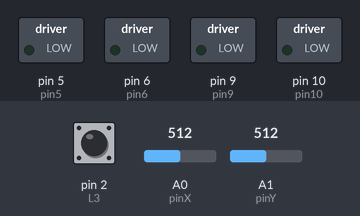
Recording of a sketch running on a simulated Arduino Uno, built with avr-gcc and run on an emulated ATmega328P. Parts: switched loads named in the sketch (green lamp = pin HIGH). The inputs (shaded band) are chosen by the test bench; at power-on: A0 (pinX) = 512, A1 (pinY) = 512, pin 2 (L3) HIGH. What the sketch prints to the serial monitor is not drawn.

Above: at 6.2 s.
6.3 s: A0 (pinX) set to 716
At 7.3 s:
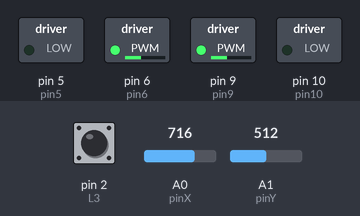
7.8 s: A1 (pinY) set to 716
At 8.4 s:
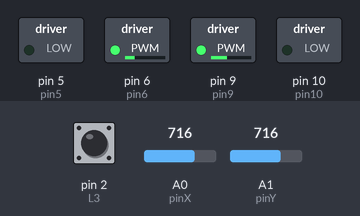
9.3 s: A0 (pinX) set to 900
At 9.6 s:
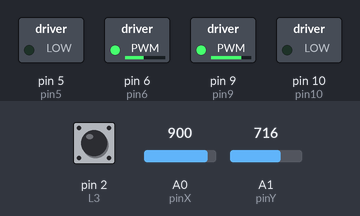
10.8 s: A1 (pinY) set to 900
At 11.9 s:
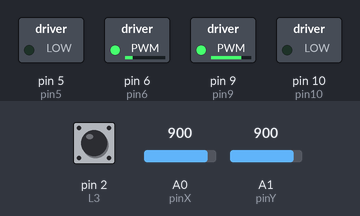
12.3 s: A1 (pinY) set to 1023
At 13.1 s:
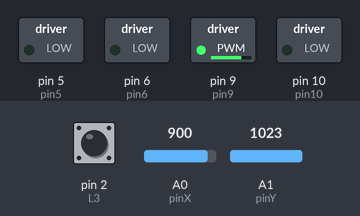
13.8 s: A0 (pinX) set to 502
At 14.2 s:
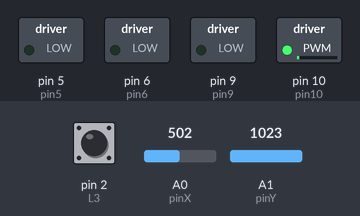
Timing chart, 0 to 16.3 s (numbered marks = the images above; inputs shaded):
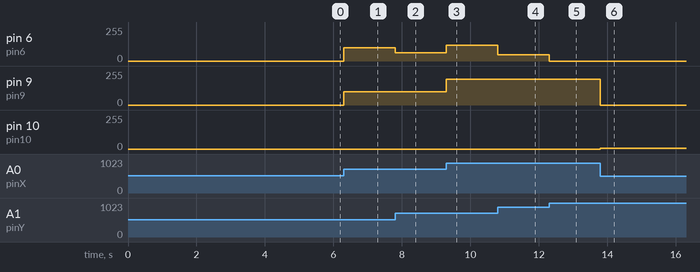

Measured:
- after the input at 6.3 s, pin 6 (pin6), pin 9 (pin9): 0/255 → 101/255 at once
- after the input at 7.8 s, pin 6 (pin6): 101/255 → 61/255 at once
- after the input at 9.3 s, pin 6 (pin6): 61/255 → 117/255 at once; pin 9 (pin9): 101/255 → 193/255 at once
- after the input at 10.8 s, pin 6 (pin6): 117/255 → 48/255 at once
- after the input at 12.3 s, pin 6 (pin6): 48/255 → 0/255 at once
- after the input at 13.8 s, pin 9 (pin9): 193/255 → 0/255 at once; pin 10 (pin10): 0/255 → 4/255 at once

The sketch:

project_car.ino
```cpp
// Joystick
const int L3 = 2;
const int pinX = A0, pinY = A1;

// CTRL Motor
const int pin10 = 10;
const int pin9 = 9;

const int pin6 = 6;
const int pin5 = 5;

int right = 100;
int left = 100;

void setup() {
  Serial.begin(9600);

  pinMode(pinX, INPUT);
  pinMode(pinY, INPUT);
  pinMode(L3, INPUT_PULLUP);

  pinMode(pin10, OUTPUT);
  pinMode(pin9, OUTPUT);

  pinMode(pin6, OUTPUT);
  pinMode(pin5, OUTPUT);

  delay(5000);
  Serial.println("loaded..");
}

void loop() {
  int x = analogRead(pinX);
  int y = analogRead(pinY);

  if (digitalRead(L3) == 0) {
    // break
    digitalWrite(pin10, LOW);
    digitalWrite(pin5, LOW);
    digitalWrite(pin9, LOW);
    digitalWrite(pin6, LOW);
  } else {

     if (y < 512) {
        left  = 100;
        right = map(y, 511, 0, 100, 0);
     } else {
        left  = map(y, 512, 1023, 100, 0);
        right = 100;
     }

     if (x < 512) {
        int velocity = map(x, 511, 0, 0, 255);

        analogWrite(pin9, 0);
        analogWrite(pin10, velocity * right / 100);

        analogWrite(pin6, 0);
        analogWrite(pin5, velocity * left / 100);
     } else {
        int velocity = map(x, 512, 1023, 0, 255);

        analogWrite(pin9, velocity * right / 100);
        analogWrite(pin10, 0);

        analogWrite(pin6, velocity * left / 100);
        analogWrite(pin5, 0);
     }
  }
}
```
